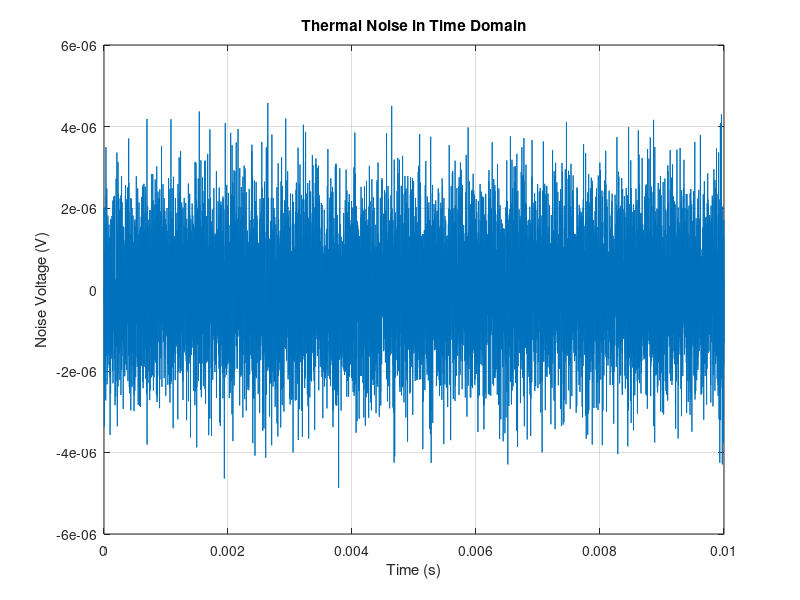
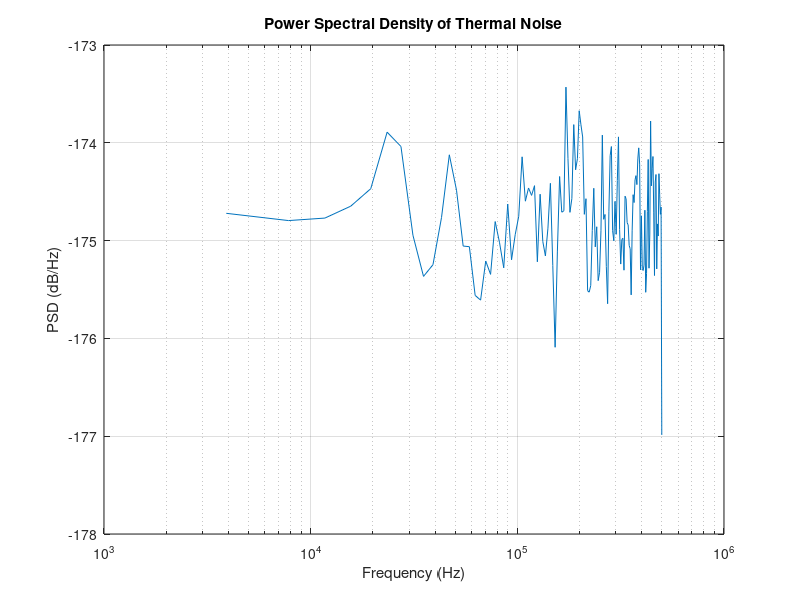

MATLAB code to generate these figures, in order:
clc;
clear;
close all;

% Parameters
B = 1e6;              % Bandwidth = 1 MHz
R = 100;              % Resistance = 100 ohms
T = 300;              % Temperature = 300 K
k = 1.38e-23;         % Boltzmann constant
n_samples = 10000;

% Time vector
time = 0 : 1/B : (n_samples-1)/B;

% Thermal noise voltage
thermal_noise = sqrt(4 * k * T * R * B) * randn(1, n_samples);

% Time domain plot
figure;
plot(time, thermal_noise);
xlabel('Time (s)');
ylabel('Noise Voltage (V)');
title('Thermal Noise in Time Domain');
grid on;

% PSD Analysis
[psd, freq] = pwelch(thermal_noise, [], [], [], B);

figure;
semilogx(freq, 10*log10(psd));
xlabel('Frequency (Hz)');
ylabel('PSD (dB/Hz)');
title('Power Spectral Density of Thermal Noise');
grid on;
